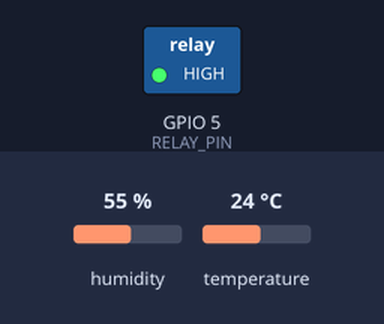
Bench run of a sketch on a simulated ESP8266 (NodeMCU). Shown: switched loads named in the sketch (green lamp = pin HIGH). The test bench sets the inputs (shaded band); at power-on: temperature 24 °C, humidity 55 %. WiFi joins after 1.5 s; servers stay silent unless stated; what the sketch prints to the serial monitor is not drawn.

Above: at 2.7 s.
2.8 s: temperature set to 22 °C
4.7 s: temperature set to 19 °C
At 6.7 s:
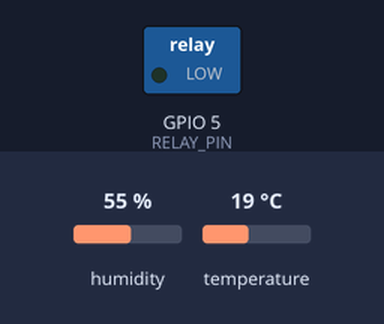
7.0 s: temperature set to 28 °C
At 8.0 s:
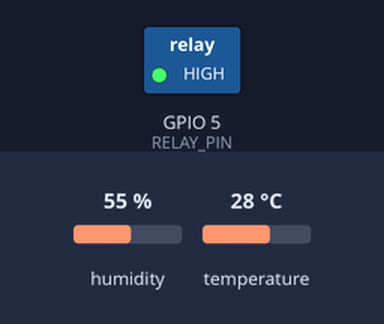
9.0 s: temperature set to 12 °C
At 10.4 s:
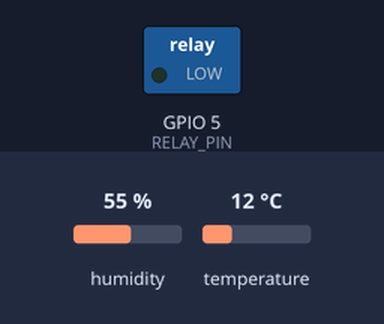
Timing chart, 0 to 12.0 s (numbered marks = the images above; inputs shaded):
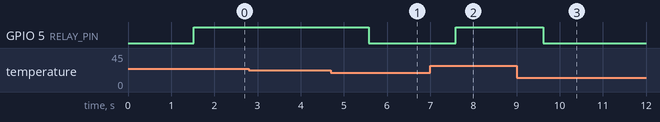

Measured:
- the behaviour switches between 21 and 20 °C on temperature (found by bisection; images 0 and 1)
- after the input at 2.8 s, every drawn part: stays the same
- after the input at 4.7 s, GPIO 5 (RELAY_PIN): HIGH → LOW after 0.87 s
- after the input at 7.0 s, GPIO 5 (RELAY_PIN): LOW → HIGH after 0.60 s
- after the input at 9.0 s, GPIO 5 (RELAY_PIN): HIGH → LOW after 0.62 s

The sketch:

main.ino
```cpp
#include <ESP8266WiFi.h>
#include <ESP8266WebServer.h>
#include <DHT.h>
#include <ArduinoJson.h>

// =====================
// Wi-Fi 設定
// =====================
const char* ssid = "Galaxy A52 5G 8869";
const char* password = "yqlq9230";

// 腳位
#define DHTPIN 0
#define DHTTYPE DHT11
#define RELAY_PIN 5

// =====================
ESP8266WebServer server(80);
DHT dht(DHTPIN, DHTTYPE);

bool fanState = false;     // 風扇狀態
bool yoloAllow = true;     // 是否允許 AI 控制
unsigned long lastUpload = 0;

const char MAIN_page[] PROGMEM = R"rawliteral(
<!DOCTYPE html>
<html>
<head>
<meta charset="UTF-8">
<meta name="viewport" content="width=device-width, initial-scale=1">
<title>Smart Fan Controller</title>
<style>
body { font-family: Arial; text-align: center; background: #f2f2f2; }
h1 { color: #333; }
.card { background: white; padding: 20px; margin: 20px; border-radius: 10px; box-shadow: 0 0 10px rgba(0,0,0,0.1); }
button { width: 80%; padding: 15px; font-size: 20px; margin: 10px; border-radius: 8px; border: none; color: white; }
.on { background: #4CAF50; }
.off { background: #f44336; }
.status { font-size: 18px; margin-top: 10px; }
</style>
</head>
<body>
<h1>🌀 智慧電風扇控制</h1>
<div class="card">
<p class="status">風扇狀態：<span id="fan">--</span></p>
<p class="status">人員偵測：<span id="yolo">--</span></p>
<p class="status">室溫：<span id="temp">--</span> °C</p>
<button class="on" onclick="fanOn()">開啟風扇</button>
<button class="off" onclick="fanOff()">關閉風扇</button>
</div>
<script>
function fanOn() {
    document.getElementById("fan").innerText = "開啟中...";
    fetch('/fan/on')
      .then(() => updateStatus())
      .catch(() => {
          document.getElementById("fan").innerText = "連線失敗";
      });
}

function fanOff() {
    document.getElementById("fan").innerText = "關閉中...";
    fetch('/fan/off')
      .then(() => updateStatus())
      .catch(() => {
          document.getElementById("fan").innerText = "連線失敗";
      });
}

function updateStatus() {
  fetch('/status')
    .then(res => res.json())
    .then(data => {
      // 安全檢查，確保不會 undefined
      document.getElementById('fan').innerText = data.fan || "--";
      document.getElementById('yolo').innerText = data.yolo || "--";
      // 如果 temp 是字串或數字都能顯示
      document.getElementById('temp').innerText = (data.temp !== undefined) ? data.temp : "19.80";
    })
    .catch(err => {
      console.log("更新狀態失敗:", err);
      document.getElementById('fan').innerText = "錯誤";
      document.getElementById('yolo').innerText = "--";
      document.getElementById('temp').innerText = "19.80";
    });
}

// 每 500ms 更新一次，比原本 200ms 穩定
setInterval(updateStatus, 500);
updateStatus();
</script>
</body>
</html>
)rawliteral";


// =====================
// 繼電器控制
// =====================
void fanOn() { digitalWrite(RELAY_PIN, HIGH); fanState = true; Serial.println("🌀 Fan ON"); }
void fanOff() { digitalWrite(RELAY_PIN, LOW); fanState = false; Serial.println("❌ Fan OFF"); }

// =====================
// API Handlers
// =====================
void handleRoot() { server.send_P(200, "text/html", MAIN_page); }
void handleFanOn() { yoloAllow = true; fanOn(); server.send(200, "text/plain", "Fan ON"); }
void handleFanOff() { fanOff(); server.send(200, "text/plain", "Fan OFF"); }
void handleNoPerson() { yoloAllow = false; fanOff(); server.send(200, "text/plain", "No person, fan disabled"); }
void handleStatus() {
  StaticJsonDocument<200> doc;
  doc["fan"] = fanState ? "ON" : "OFF";
  doc["yolo"] = yoloAllow ? "PERSON" : "NO_PERSON";
  String response;
  serializeJson(doc, response);
  server.send(200, "application/json", response);
}

// =====================
// Setup
// =====================
void setup() {
  Serial.begin(9600);
  pinMode(RELAY_PIN, OUTPUT);
  digitalWrite(RELAY_PIN, LOW);
  dht.begin();

  WiFi.begin(ssid, password);
  Serial.print("Connecting WiFi");
  while (WiFi.status() != WL_CONNECTED) { delay(500); Serial.print("."); }
  Serial.println("\nWiFi connected");
  Serial.print("IP: "); Serial.println(WiFi.localIP());
  Serial.println(WiFi.localIP());

  // API
  server.on("/", handleRoot);
  server.on("/fan/on", handleFanOn);
  server.on("/fan/off", handleFanOff);
  server.on("/noperson", handleNoPerson);
  server.on("/status", handleStatus);
  server.begin();
}

// =====================
// Loop
// =====================
void loop() {
  server.handleClient();
  float temperature = dht.readTemperature();
  Serial.println(temperature);
  if (!isnan(temperature)) {
    if (yoloAllow) {
      if (temperature > 20 && !fanState) fanOn();
      if (temperature <= 20 && fanState) fanOff();
    }

  delay(1000);
  }
}
```
